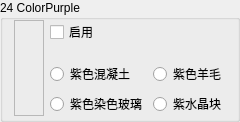
                 <widget class="QGroupBox" name="Base24">
                  <property name="sizePolicy">
                   <sizepolicy hsizetype="Expanding" vsizetype="Minimum">
                    <horstretch>0</horstretch>
                    <verstretch>0</verstretch>
                   </sizepolicy>
                  </property>
                  <property name="minimumSize">
                   <size>
                    <width>130</width>
                    <height>0</height>
                   </size>
                  </property>
                  <property name="maximumSize">
                   <size>
                    <width>16777215</width>
                    <height>16777215</height>
                   </size>
                  </property>
                  <property name="autoFillBackground">
                   <bool>true</bool>
                  </property>
                  <property name="title">
                   <string>24 ColorPurple</string>
                  </property>
                  <property name="flat">
                   <bool>false</bool>
                  </property>
                  <layout class="QGridLayout" name="gridLayout_49">
                   <property name="topMargin">
                    <number>0</number>
                   </property>
                   <property name="bottomMargin">
                    <number>3</number>
                   </property>
                   <item row="0" column="0" rowspan="5">
                    <widget class="QLabel" name="Color24">
                     <property name="minimumSize">
                      <size>
                       <width>30</width>
                       <height>0</height>
                      </size>
                     </property>
                     <property name="font">
                      <font>
                       <family>微软雅黑</family>
                       <pointsize>9</pointsize>
                      </font>
                     </property>
                     <property name="frameShape">
                      <enum>QFrame::StyledPanel</enum>
                     </property>
                     <property name="text">
                      <string/>
                     </property>
                    </widget>
                   </item>
                   <item row="3" column="1">
                    <widget class="QRadioButton" name="is24Concrete">
                     <property name="text">
                      <string>紫色混凝土</string>
                     </property>
                     <property name="icon">
                      <iconset resource="BlockTextures.qrc">
                       <normaloff>:/new/Textures/Slope/block/purple_concrete.png</normaloff>:/new/Textures/Slope/block/purple_concrete.png</iconset>
                     </property>
                    </widget>
                   </item>
                   <item row="3" column="2">
                    <widget class="QRadioButton" name="is24Wool">
                     <property name="text">
                      <string>紫色羊毛</string>
                     </property>
                     <property name="icon">
                      <iconset resource="BlockTextures.qrc">
                       <normaloff>:/new/Textures/Slope/block/purple_wool.png</normaloff>:/new/Textures/Slope/block/purple_wool.png</iconset>
                     </property>
                    </widget>
                   </item>
                   <item row="4" column="1">
                    <widget class="QRadioButton" name="is24StainedGlass">
                     <property name="text">
                      <string>紫色染色玻璃</string>
                     </property>
                     <property name="icon">
                      <iconset resource="BlockTextures.qrc">
                       <normaloff>:/new/Textures/Slope/block/purple_stained_glass.png</normaloff>:/new/Textures/Slope/block/purple_stained_glass.png</iconset>
                     </property>
                    </widget>
                   </item>
                   <item row="0" column="2">
                    <spacer name="horizontalSpacer_38">
                     <property name="orientation">
                      <enum>Qt::Horizontal</enum>
                     </property>
                     <property name="sizeHint" stdset="0">
                      <size>
                       <width>40</width>
                       <height>20</height>
                      </size>
                     </property>
                    </spacer>
                   </item>
                   <item row="0" column="1">
                    <widget class="QCheckBox" name="Enable24">
                     <property name="sizePolicy">
                      <sizepolicy hsizetype="Expanding" vsizetype="Fixed">
                       <horstretch>0</horstretch>
                       <verstretch>0</verstretch>
                      </sizepolicy>
                     </property>
                     <property name="text">
                      <string>启用</string>
                     </property>
                    </widget>
                   </item>
                   <item row="4" column="2">
                    <widget class="QRadioButton" name="is24AmethystBlock">
                     <property name="text">
                      <string>紫水晶块</string>
                     </property>
                     <property name="icon">
                      <iconset resource="BlockTextures.qrc">
                       <normaloff>:/new/Textures/Slope/block/amethyst_block.png</normaloff>:/new/Textures/Slope/block/amethyst_block.png</iconset>
                     </property>
                    </widget>
                   </item>
                  </layout>
                 </widget>
